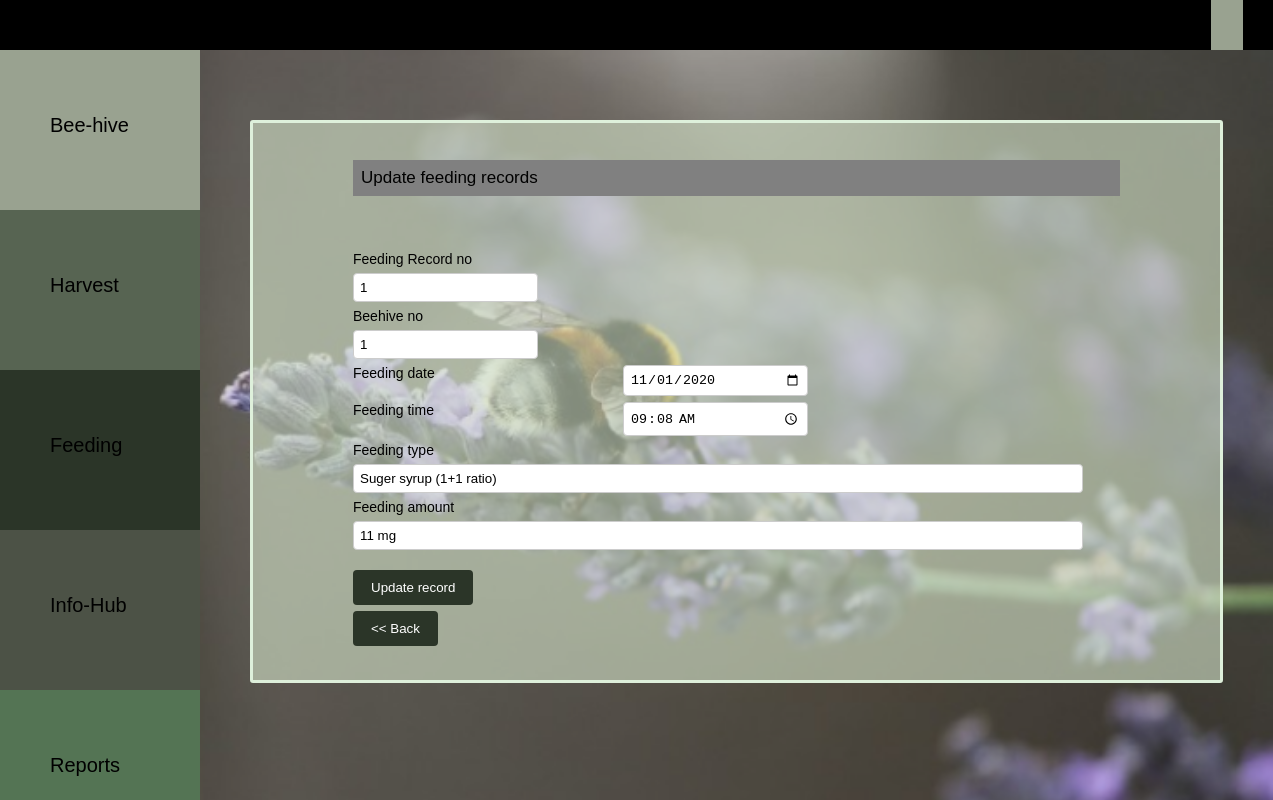
Page /php/bk_updatefeeding.php?FeedingRecNo=1 on the earlier database version.
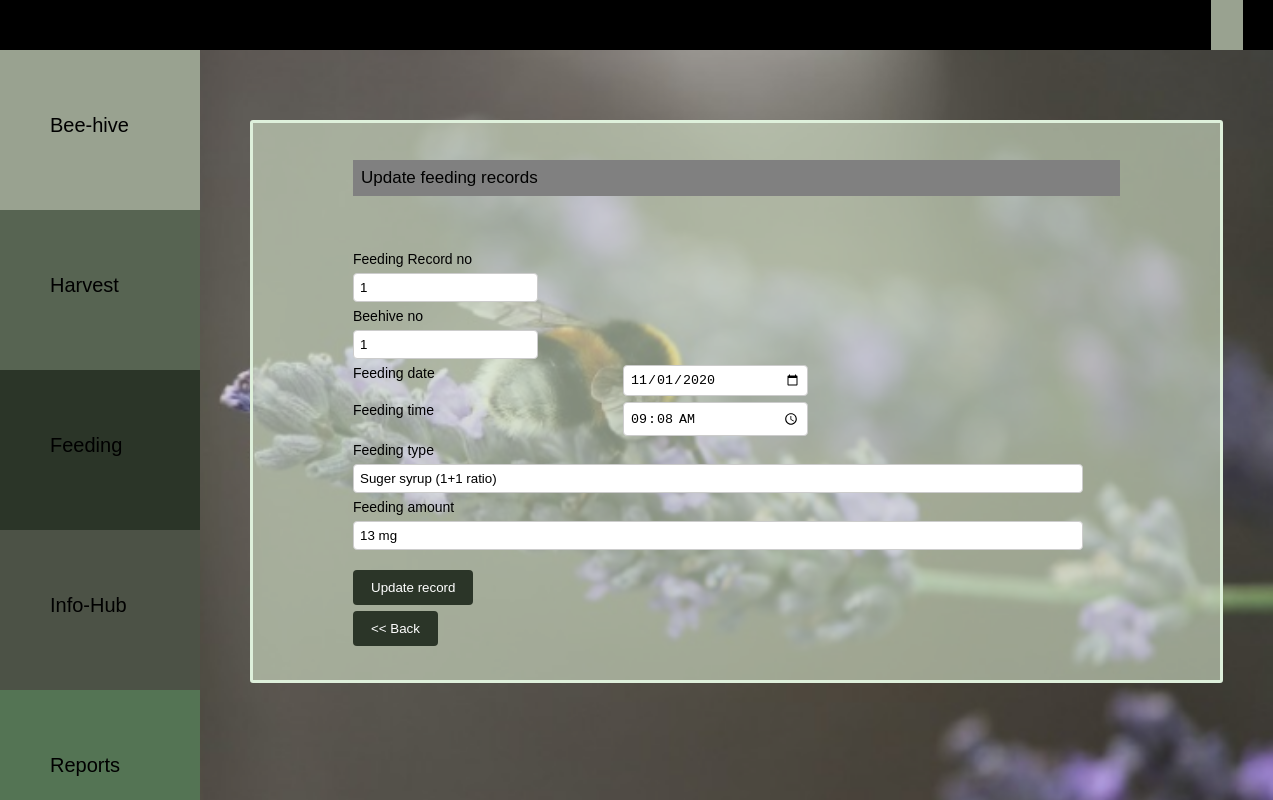
Same page on the later database version.
### tables this page shows
CREATE TABLE `feeding` (
  `FeedingRecNo` int(10) NOT NULL,
  `userID` int(10) NOT NULL,
  `beehiveno` int(10) NOT NULL,
  `date` date NOT NULL,
  `fdate` date NOT NULL,
  `ftime` time(2) NOT NULL,
  `feedingtype` varchar(50) NOT NULL,
  `famount` varchar(20) NOT NULL
);

### php/bk_updatefeeding.php (the view, shortened to what this page needs)
<html>
    <head>
      <link rel="stylesheet" type="text/CSS" href="../css/bk_style.css">
      <link rel="stylesheet" type="text/CSS" href="../css/bk_catstyle.css">
    </head>
  <body  >
        <?php include('bk_navbar.php');
        include('bk_sidenavbar.php');
?>
<div class="main">
    <div class="bhivecontainer">
    <p >Update feeding records</p>
    <br />
    <br />
<?php
if(isset($_GET['FeedingRecNo'])){
  $sql1 = "SELECT FeedingRecNo,beehiveno,fdate,ftime,feedingtype,famount FROM feeding WHERE  FeedingRecNo =".$_GET['FeedingRecNo'];
  $result1= mysqli_query($connection,$sql1);
  while($row=mysqli_fetch_assoc($result1)){
        echo '<form  method="post" action="" ><div class="row" >';
        echo '<div class="col1">';
        echo 'Feeding Record no </div><div class="col2">';
        echo "<input type = 'number' name='FeedingRecNo' required value ='".$row['FeedingRecNo']."' readonly>";
        echo "</div>";
        echo "</div>";
        echo '<div class="row" >';
        echo '<div class="col1">';
        echo 'Beehive no </div><div class="col2" ><input type = "number" name="beehiveno" required value ="'.$row['beehiveno'].'" >';
        echo "</div>";
        echo "</div>";
        echo '<div class="row" >';
        echo '<div class="col1">';
        echo 'Feeding date </div><div class="col1"><input type = "date" name="fdate" required value ="'.$row['fdate'].'" >';
        echo "</div>";
        echo '<div class="col1">';
        echo 'Feeding time </div><div class="c3"><input type = "time"" name="ftime" required value ="'.$row['ftime'].'" >';
        echo "</div>";
        echo "</div>";
        echo '<div class="row" >';
        echo '<div class="col1">';
        echo 'Feeding type </div><div class="col2"><input type = "text" name="feedingtype"  value ="'.$row['feedingtype'].'" >';
        echo "</div>";
        echo "</div>";
        echo '<div class="row" >';
        echo '<div class="col1">';
        echo 'Feeding amount </div><div class="col2"><input type = "text" name="famount" value ="'.$row['famount'].'" >';
        echo "</div>";
        echo "</div>";
        echo '<div class="row"><div class="c1" style="width: 910px"><input type="submit" value="Update record" name="update" ></div></form>';
  }}
?>
<form  action="bk_viewfeeding.php" method="post" >
        <div class="c2" style="width: 90px">
        <input type="submit" value="<< Back" name="back" >
        </div>
</div>
    </div>
<br />
<br />
  </body>
</html>

Differences in the rows shown:
changed feeding "Suger syrup (1+1 ratio)": famount "11 mg" → "13 mg"
